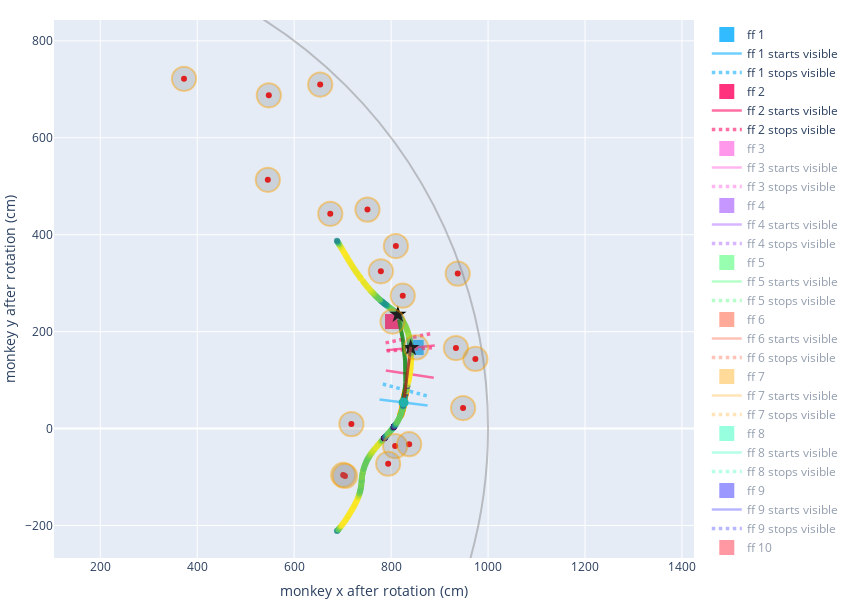
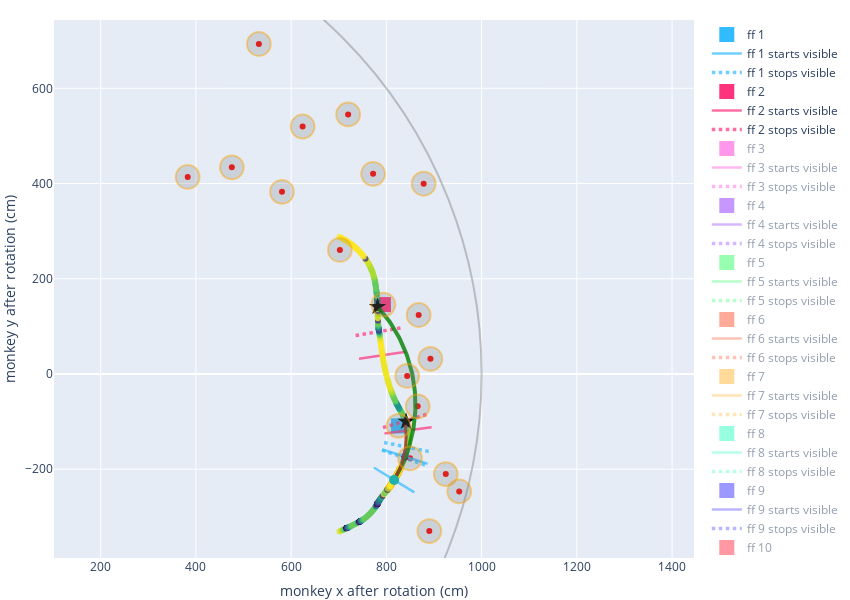
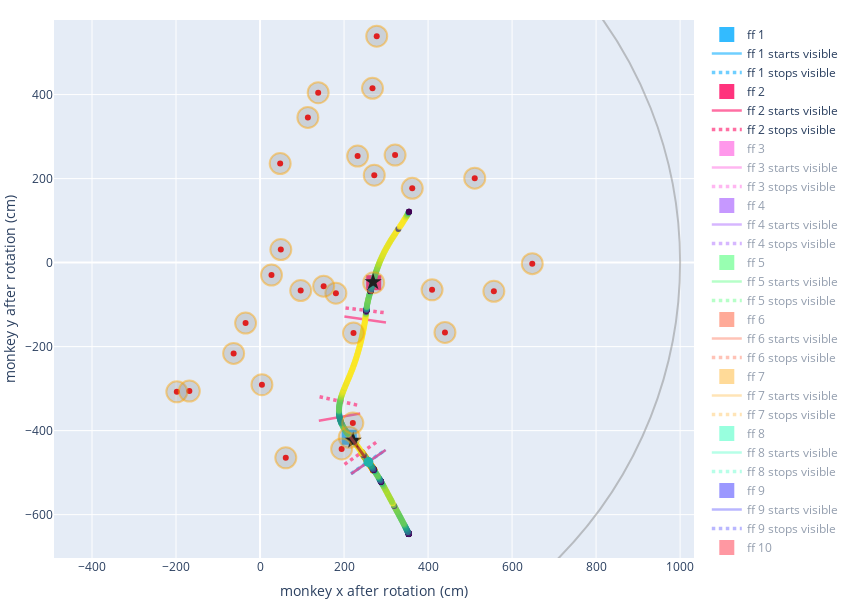

Here is the notebook cell these charts were saved with, in order:
### Markdown cell above
### more fig

### Code cell
for index, row in dc.stops_near_ff_df_counted.iterrows():
    dc.stops_near_ff_row = row
    dc.stop_point_index = row.stop_point_index
    dc._prepare_to_make_plotly_fig_for_dash_given_stop_point_index(dc.stop_point_index)
    dc.fig = dc._produce_fig_for_dash()
    dc.fig.show()

    if index == 2:
        break
